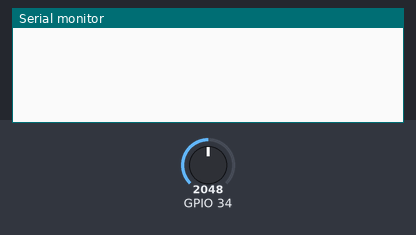
Recording of a sketch running on a simulated ESP32. On the bench: the last lines printed to the serial monitor. The test bench sets the inputs (shaded band); at power-on: GPIO 34 = 2048.

Above: at 1.2 s.
1.3 s: GPIO 34 set to 2866
At 2.8 s:
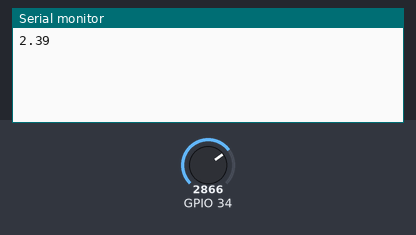
4.3 s: GPIO 34 set to 3603
At 5.7 s:
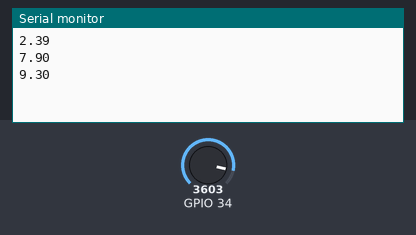
Timing chart, 0 to 7.3 s (numbered marks = the images above; inputs shaded):
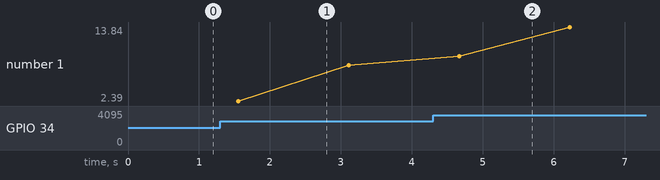

The sketch:

ACS712-DC-Current-Sensor.ino
```cpp
void setup()
{
  pinMode(34, INPUT);
  Serial.begin(115200);
}
void loop()
{
  float value=0;
  float ACSValue = 0.0, Samples = 0.0, AvgACS = 0.0, BaseVol = 1.52; //Change BaseVol as per your reading in the first step.
  for (int x = 0; x < 500; x++) { //This would take 500 Samples
    ACSValue = analogRead(34);
    Samples = Samples + ACSValue;
    delay (3);
  }
  AvgACS = Samples/500;
  value=((((AvgACS) * (3.3 / 4095.0)) - BaseVol ) / 0.100 ); //0.066V = 66mVol. This is sensitivity of your ACS module.
  absolute(value);
  if (value < 0.67) {
    value = 0;
  }
  Serial.println(value);
}

void absolute(int x){
  if(x<0){
    x=(-1) * x;
  }
}
```

Measured:
- after the input at 1.3 s, the serial monitor: prints a new line after 0.26 s (image 1)
- after the input at 4.3 s, the serial monitor: prints a new line after 0.37 s (image 2)
- plotted number 1: 7.9 → 13.84 after the input at 4.3 s
